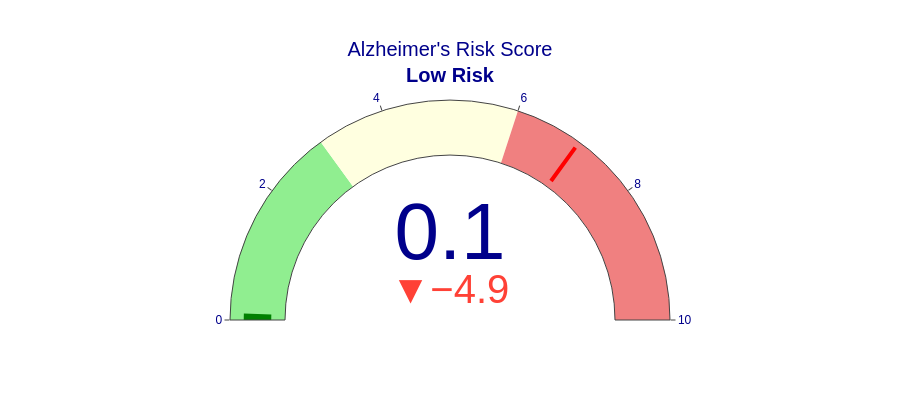

The cell this chart's notebook holds for it:
### Code cell
# Create risk visualization functions
def create_risk_gauge(risk_score: float, risk_level: str) -> go.Figure:
    """Create a gauge chart for risk score visualization"""
    
    # Define color scheme
    color_map = {
        "Low Risk": "green",
        "Moderate Risk": "yellow", 
        "High Risk": "red"
    }
    
    fig = go.Figure(go.Indicator(
        mode = "gauge+number+delta",
        value = risk_score,
        domain = {'x': [0, 1], 'y': [0, 1]},
        title = {'text': f"Alzheimer's Risk Score<br><b>{risk_level}</b>"},
        delta = {'reference': 5.0},
        gauge = {
            'axis': {'range': [None, 10]},
            'bar': {'color': color_map.get(risk_level, "gray")},
            'steps': [
                {'range': [0, 3], 'color': "lightgreen"},
                {'range': [3, 6], 'color': "lightyellow"},
                {'range': [6, 10], 'color': "lightcoral"}
            ],
            'threshold': {
                'line': {'color': "red", 'width': 4},
                'thickness': 0.75,
                'value': 7
            }
        }
    ))
    
    fig.update_layout(
        height=400,
        font={'color': "darkblue", 'family': "Arial"}
    )
    
    return fig

def create_feature_contribution_chart(top_features: List[Tuple], patient_id: str) -> go.Figure:
    """Create bar chart showing feature contributions"""
    
    if not top_features:
        return go.Figure()
    
    features = [f[0] for f in top_features]
    contributions = [f[1] for f in top_features]
    
    colors = ['red' if c > 0 else 'blue' for c in contributions]
    
    fig = go.Figure(data=[
        go.Bar(x=contributions, y=features, orientation='h', 
               marker_color=colors, opacity=0.7)
    ])
    
    fig.update_layout(
        title=f'Top Contributing Factors - {patient_id}',
        xaxis_title='Contribution to Risk',
        yaxis_title='Features',
        height=400
    )
    
    return fig

def generate_patient_report(patient_result: Dict, patient_id: str = None) -> str:
    """Generate comprehensive patient risk report"""
    
    if patient_id is None:
        patient_id = patient_result.get('patient_id', 'Unknown')
    
    report = f"""
# Alzheimer's Risk Assessment Report
**Patient ID**: {patient_id}  
**Assessment Date**: 2025-10-28  
**Model**: {best_model_name}

## Risk Score Summary
- **Overall Risk Score**: {patient_result['risk_score']:.2f}/10
- **Risk Level**: {patient_result['risk_level']}
- **Base Model Score**: {patient_result['base_score']:.2f}/10
- **Clinical Adjustments**: +{patient_result['adjustment_score']:.2f}
- **Model Confidence**: {patient_result['base_probability']:.1%}

## Clinical Adjustments Applied
"""
    
    if patient_result['adjustments']:
        for adjustment in patient_result['adjustments']:
            report += f"- {adjustment}\n"
    else:
        report += "- No clinical risk factor adjustments applied\n"
    
    report += f"""
## Risk Interpretation
"""
    
    if patient_result['risk_level'] == "Low Risk":
        report += """
**🟢 LOW RISK (0-3 points)**
- Current risk level suggests low probability of developing Alzheimer's disease
- Continue with regular health maintenance and preventive measures
- Standard cognitive monitoring recommended
"""
    elif patient_result['risk_level'] == "Moderate Risk":
        report += """
**🟡 MODERATE RISK (4-6 points)**
- Elevated risk requires enhanced monitoring and preventive interventions
- Consider lifestyle modifications and more frequent cognitive assessments
- Discuss with healthcare provider about screening frequency
"""
    else:
        report += """
**🔴 HIGH RISK (7-10 points)**
- Significant risk level requiring immediate medical attention
- Comprehensive neurological evaluation strongly recommended
- Consider referral to memory specialist or neurologist
"""
    
    report += f"""
## Personalized Recommendations
"""
    
    for i, rec in enumerate(patient_result['recommendations'][:8], 1):
        report += f"{i}. {rec}\n"
    
    report += f"""

## Top Contributing Factors
"""
    
    if patient_result['top_features']:
        for i, (feature, contribution) in enumerate(patient_result['top_features'], 1):
            direction = "↑" if contribution > 0 else "↓"
            report += f"{i}. **{feature}**: {direction} {abs(contribution):.3f}\n"
    
    report += f"""

---
*This report is generated by an AI-based risk assessment system. Please consult with healthcare professionals for clinical decision making.*
"""
    
    return report

print("✅ Risk visualization functions created")

# Test visualization with sample patient
sample_patient = sample_results[0]
gauge_fig = create_risk_gauge(sample_patient['risk_score'], sample_patient['risk_level'])
gauge_fig.show()

# Generate sample report
sample_report = generate_patient_report(sample_patient, "Sample_Patient_01")
print("\n📄 Sample Patient Report:")
print("=" * 50)
print(sample_report)

### Figure 1 — Plotly figure (JSON) as saved in the notebook; plotly's stock layout.template omitted (floating-point values rounded to 4 significant figures)
{"data": [{"delta": {"reference": 5}, "domain": {"x": [0, 1], "y": [0, 1]}, "gauge": {"axis": {"range": [null, 10]}, "bar": {"color": "green"}, "steps": [{"color": "lightgreen", "range": [0, 3]}, {"color": "lightyellow", "range": [3, 6]}, {"color": "lightcoral", "range": [6, 10]}], "threshold": {"line": {"color": "red", "width": 4}, "thickness": 0.75, "value": 7}}, "mode": "gauge+number+delta", "title": {"text": "Alzheimer's Risk Score<br><b>Low Risk</b>"}, "type": "indicator", "value": 0.1}], "layout": {"font": {"color": "darkblue", "family": "Arial"}, "height": 400}}
